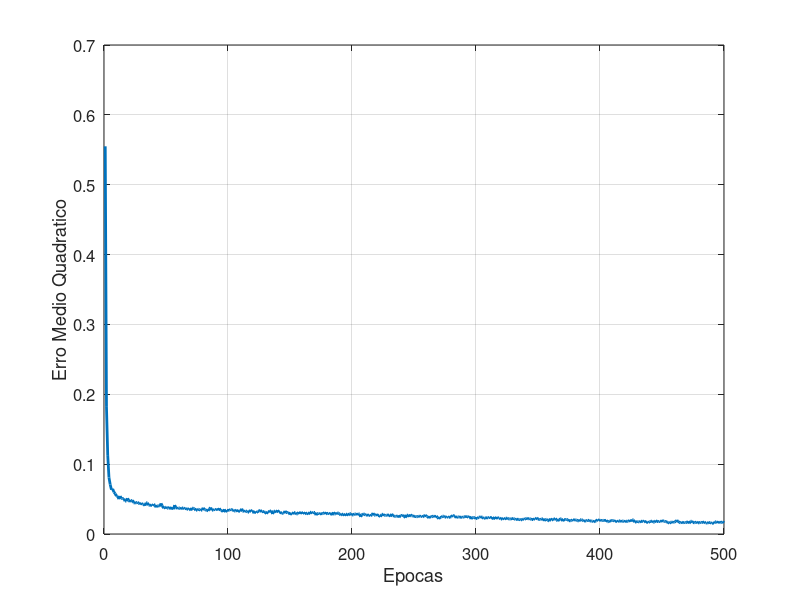
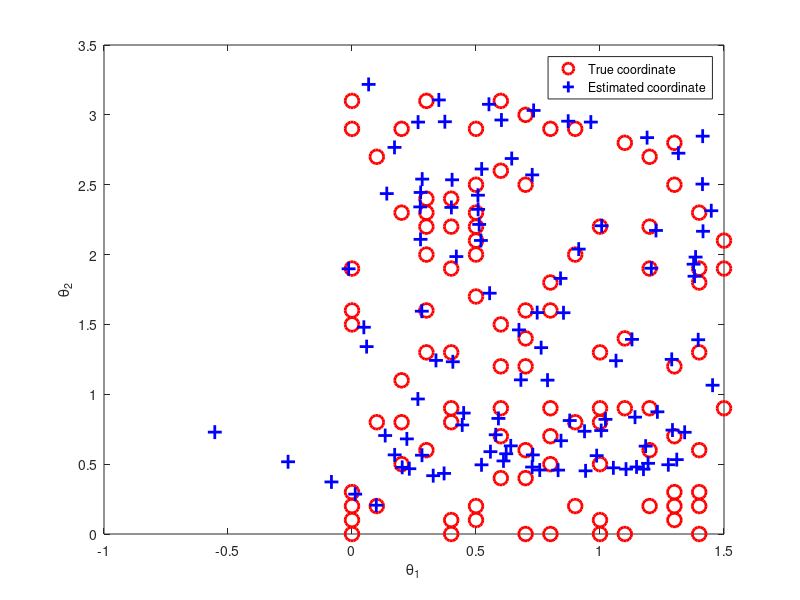

Recreate these plots in MATLAB, in order. (Note: this script raises an error after producing the figures.)
% Implementacao da rede MLP canonica (backpropagation com gradiente descendente e termo de momento)
%
% Autor: Guilherme de A. Barreto
% Date: 16/05/2017
%
% Objetivo verificar a ocorrencia de overfitting

% X = Vetor de entrada
% d = saida desejada (escalar)
% W = Matriz de pesos Entrada -> Camada Oculta
% M = Matriz de Pesos Camada Oculta -> Camada saida
% eta = taxa de aprendizagem
% alfa = fator de momento

clear; clc; close all;

% Carrega DADOS
%=================
X=load('robot2D.dat');   % Dados robo planar (2D)

c=size(X);
I=randperm(c(1));
X=X(I,:);   % Embaralha as linhas do conjunto de dados

ptrain=0.8;  % Porcentagem de dados para treinamento
s=floor(ptrain*c(1));  % Ponto de corte para dados treinamento/teste

Xtrain=X(1:s,:);        % Dados de treinamento
Ntrain=length(Xtrain);  % No. dados de treinamento

Xtest=X(s+1:end,:);     % Dados de teste
Ntest=length(Xtest);    % No. dados de teste

% DEFINE ARQUITETURA DA REDE
%===========================
Ne = 500; % No. de epocas de treinamento
Nr = 1;   % No. de rodadas de treinamento/teste
Nh = 20;   % No. de neuronios na camada oculta
No = 2;   % No. de neuronios na camada de saida

eta=0.01;   % Passo de aprendizagem
mom=0;  % Fator de momento

% Inicia matrizes de pesos
WW=0.1*rand(Nh,3);   % Pesos entrada -> camada oculta
WW_old=WW;              % Necessario para termo de momento

MM=0.1*rand(No,Nh+1);   % Pesos camada oculta -> camada de saida
MM_old = MM;            % Necessario para termo de momento

%%% ETAPA DE TREINAMENTO
for t=1:Ne,

    Epoca=t

    % Embaralha vetores de entrada e saidas desejadas
    I=randperm(Ntrain);
    Xtrain=Xtrain(I,:);

    EQ=0;
    for tt=1:Ntrain,   % Inicia LOOP de epocas de treinamento
        % CAMADA OCULTA
        x =[+1; Xtrain(tt,1:2)'];      % Constroi vetor de entrada com adicao da entrada x0=+1
        Ui = WW * x;          % Ativacao (net) dos neuronios da camada oculta
        Yi = 2./(1+exp(-Ui)) - 1; % Saida entre [-1,1] (funcao tangente hiperbolica)

        % CAMADA DE SAIDA
        Y=[+1; Yi];               % Constroi vetor de entrada DESTA CAMADA com adicao da entrada y0=+1
        Uk = MM * Y;              % Ativacao (net) dos neuronios da camada de saida
        Ok = Uk;                  % Neuronios de Saida com funcao de ativacao linear

        % CALCULO DO VETOR DE ERROS
        Ek = Xtrain(tt,3:4)' - Ok;     % erro entre a saida desejada e a saida da rede

        EQ = EQ + 0.5*sum(Ek.^2);    % soma dos erros quadratico para todos os neuronios por VETOR DE ENTRADA

        %%% CALCULO DOS GRADIENTES LOCAIS
        Dk = 1;             % Neuronios de saida lineares, logo derivada da funcao de ativacao igual a 1
        DDk = Ek.*Dk;       % gradiente local = proprio erro (camada de saida)

        Di = 1 - Yi.^2; % derivada da sigmoide logistica (camada oculta)
        DDi = Di.*(MM(:,2:end)'*DDk);    % gradiente local (camada oculta)

        % AJUSTE DOS PESOS - CAMADA DE SAIDA
        MM_aux=MM;
        MM = MM + eta*DDk*Y' + mom*(MM - MM_old);
        MM_old=MM_aux;

        % AJUSTE DOS PESOS - CAMADA OCULTA
        WW_aux=WW;
        WW = WW + eta*DDi*x' + mom*(WW - WW_old);
        WW_old=WW_aux;
    end   % Fim de uma epoca

    % MEDIA DO ERRO QUADRATICO P/ EPOCA
    EQMtrain(t)=EQ/Ntrain;
end   % Fim do loop de treinamento


% VERIFICACAO DE REDUNDANCIA COM A REDE JAH TREINADA
% USA DADOS DE TREINAMENTO, MAS NAO ALTERA OS PESOS
EQM_trained=0;
HID1=[];
OUT1=[];
SSE=[0;0];
SSY=[0;0];
MED=mean(Xtrain(:,3:4));   % Valores medios das 2 saidas
for tt=1:Ntrain,
    % CAMADA OCULTA
        x=[+1; Xtrain(tt,1:2)'];           % Constroi vetor de entrada com adicao da entrada x0=+1
        Ui = WW * x;               % Ativacao (net) dos neuronios da camada oculta
        Yi = 2./(1+exp(-Ui)) - 1;  % Saida entre [-1,1] (funcao tangente hiperbolica)
        HID1=[HID1 Yi];            % Armazena saida dos neuronios ocultos

        % CAMADA DE SAIDA
        Y=[+1; Yi];                % Constroi vetor de entrada DESTA CAMADA com adicao da entrada y0=+1
        Uk = MM * Y;               % Ativacao (net) dos neuronios da camada de saida
        Ok = Uk;                   % Saida linear

        OUT1=[OUT1 Ok];        % Armazena saida dos neuronios de saida

        Ek = Xtrain(tt,3:4)' - Ok;           % erro entre a saida desejada e a saida da rede
        EQM_trained = EQM_trained + 0.5*sum(Ek.^2);     % soma do erro quadratico para todos os neuronios por VETOR DE ENTRADA

        SSE=SSE + Ek.^2;  % Soma dos erros quadraticos por neuronio de saida
        SSY=SSY + (Xtrain(tt,3:4)' - MED').^2;  % Soma dos desvios quadráticos das saidas
end

R2= 1 - SSE./SSY;

% MEDIA DO ERRO QUADRATICO COM REDE TREINADA (USANDO DADOS DE TREINAMENTO)
EQM_trained=EQM_trained/Ntrain;

Ch=cov(HID1');  % Matriz de covariancia das saidas dos neuronios da camada OCULTA
Av=eig(Ch);     % Autovalores da matriz Ch
Rc=1/cond(Ch)    % Razao entre menor e maior autovalor da matriz Ch

%I=1; Plam=100*(sum(Av(end-I:end))/sum(Av));


%% ETAPA DE GENERALIZACAO  %%%
RESULTS=[];
EQMtest=0;
for tt=1:Ntest,
    % CAMADA OCULTA
    x=[+1; Xtest(tt,1:2)'];            % Constroi vetor de entrada com adicao da entrada x0=+1
    Ui = WW * x;              % Ativacao (net) dos neuronios da camada oculta
    Yi = 2./(1+exp(-Ui)) - 1; % Saida entre [-1,1] (funcao tangente hiperbolica)

    % CAMADA DE SAIDA
    Y=[+1; Yi];           % Constroi vetor de entrada DESTA CAMADA com adicao da entrada y0=+1
    Uk = MM * Y;          % Ativacao (net) dos neuronios da camada de saida
    Ok = Uk;              % Saida linear

    RESULTS=[RESULTS; Xtest(tt,3:4) Ok'];       % Armazena as saidas desejadas e a estimadas pela rede

    Ek = Xtest(tt,3:4)' - Ok;           % erro entre a saida desejada e a saida da rede
    EQMtest = EQMtest + 0.5*sum(Ek.^2);
end

EQMtest=EQMtest/Ntest

% Graficos
figure;
plot(1:Ne,EQMtrain,'linewidth',2); xlabel('Epocas'); ylabel('Erro Medio Quadratico');
grid, set(gca,"fontsize", 12)

figure;
plot(RESULTS(:,1),RESULTS(:,2),'ro','linewidth',2,'markersize',10)
hold on; plot(RESULTS(:,3),RESULTS(:,4),'b+','linewidth',2,'markersize',10);
xlabel('\theta_1'); ylabel('\theta_2');
legend('True coordinate','Estimated coordinate')
et(gca,"fontsize", 12)

